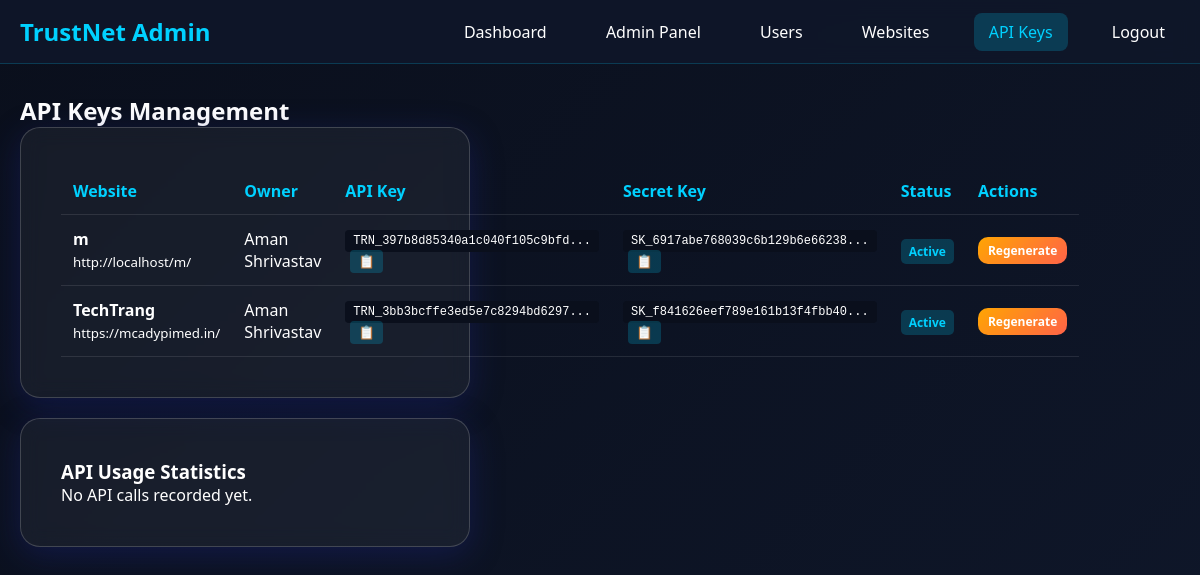
The app's page /admin/api-keys.php (signed in) with its own data.
### tables this page shows
CREATE TABLE `websites` (
  `id` int(11) NOT NULL,
  `user_id` int(11) NOT NULL,
  `website_name` varchar(255) NOT NULL,
  `website_url` varchar(255) NOT NULL,
  `api_key` varchar(100) NOT NULL,
  `secret_key` varchar(100) NOT NULL,
  `status` enum('active','inactive') DEFAULT 'active',
  `created_at` timestamp NOT NULL DEFAULT current_timestamp(),
  `total_visits` int(11) DEFAULT 0,
  `total_pageviews` int(11) DEFAULT 0,
  `last_activity` datetime DEFAULT NULL
);

CREATE TABLE `users` (
  `id` int(11) NOT NULL,
  `name` varchar(100) NOT NULL,
  `email` varchar(255) NOT NULL,
  `password` varchar(255) NOT NULL,
  `role` enum('admin','user') DEFAULT 'user',
  `email_verified` tinyint(1) DEFAULT 0,
  `otp_code` varchar(6) DEFAULT NULL,
  `otp_expires` datetime DEFAULT NULL,
  `created_at` timestamp NOT NULL DEFAULT current_timestamp()
);

### admin/api-keys.php (the view, shortened to what this page needs)
<?php
require_once '../includes/functions.php';
$stmt = $pdo->query("SELECT w.id, w.website_name, w.website_url, w.api_key, w.secret_key, w.status, u.name as owner_name
                     FROM websites w
                     LEFT JOIN users u ON w.user_id = u.id
                     ORDER BY w.created_at DESC");
$websites = $stmt->fetchAll();
?>
<!DOCTYPE html>
<html lang="en">
<head>
    <link rel="stylesheet" href="../assets/css/style.css">
</head>
<body>
    <nav class="navbar">
        <div class="nav-container">
            <div class="nav-brand">TrustNet Admin</div>
            <div class="nav-menu">
                <a href="../dashboard.php">Dashboard</a>
                <a href="../admin-panel.php">Admin Panel</a>
                <a href="manage-users.php">Users</a>
                <a href="manage-websites.php">Websites</a>
                <a href="api-keys.php" class="active">API Keys</a>
                <a href="../logout.php">Logout</a>
            </div>
        </div>
    </nav>
    <div class="main-container">
        <h2>API Keys Management</h2>
        <div class="glass-card">
            <table class="admin-table">
                <thead>
                    <tr>
                        <th>Website</th>
                        <th>Owner</th>
                        <th>API Key</th>
                        <th>Secret Key</th>
                        <th>Status</th>
                        <th>Actions</th>
                    </tr>
                </thead>
                <tbody>
                    <?php foreach ($websites as $website): ?>
                        <tr>
                            <td>
                                <strong><?php echo htmlspecialchars($website['website_name']); ?></strong><br>
                                <small><?php echo htmlspecialchars($website['website_url']); ?></small>
                            </td>
                            <td><?php echo htmlspecialchars($website['owner_name']); ?></td>
                            <td>
                                <code class="api-key"><?php echo substr($website['api_key'], 0, 30); ?>...</code>
                                <button class="copy-btn" onclick="copyToClipboard('<?php echo $website['api_key']; ?>')">📋</button>
                            </td>
                            <td>
                                <code class="api-key"><?php echo substr($website['secret_key'], 0, 30); ?>...</code>
                                <button class="copy-btn" onclick="copyToClipboard('<?php echo $website['secret_key']; ?>')">📋</button>
                            </td>
                            <td>
                                <span class="badge badge-<?php echo $website['status']; ?>">
                                    <?php echo ucfirst($website['status']); ?>
                                </span>
                            </td>
                            <td>
                                <a href="?reset_key=1&id=<?php echo $website['id']; ?>"
                                   class="btn btn-warning btn-sm"
                                   onclick="return confirm('Reset API keys? Current integrations will stop working.')">
                                    Regenerate
                                </a>
                            </td>
                        </tr>
                    <?php endforeach; ?>
                </tbody>
            </table>
        </div>
        <div class="glass-card" style="margin-top: 20px;">
            <h3>API Usage Statistics</h3>
            <?php
            $stmt = $pdo->query("SELECT DATE(request_time) as date, COUNT(*) as count
                                 FROM api_requests
                                 WHERE request_time > DATE_SUB(NOW(), INTERVAL 7 DAY)
                                 GROUP BY DATE(request_time)
                                 ORDER BY date DESC");
            $api_stats = $stmt->fetchAll();
            ?>
            <?php if (!empty($api_stats)): ?>
                <table class="admin-table">
                    <thead>
                        <tr>
                            <th>Date</th>
                            <th>Total API Calls</th>
                        </tr>
                    </thead>
                    <tbody>
                        <?php foreach ($api_stats as $stat): ?>
                            <tr>
                                <td><?php echo $stat['date']; ?></td>
                                <td><?php echo $stat['count']; ?></td>
                            </tr>
                        <?php endforeach; ?>
                    </tbody>
                </table>
            <?php else: ?>
                <p>No API calls recorded yet.</p>
            <?php endif; ?>
        </div>
    </div>
</body>
</html>

### assets/css/style.css (style rules this page uses)
:root { --primary: #00D1FF; --secondary: #7B61FF; --danger: #ff4757; --warning: #ffa502; --success: #2ed573; --dark-bg: #0A0F1C; --darker-bg: #0F172A; }
* { margin: 0; padding: 0; box-sizing: border-box; }
body { font-family: 'Segoe UI', Tahoma, Geneva, Verdana, sans-serif; background: linear-gradient(135deg, #0A0F1C 0%, #0F172A 100%); color: #ffffff; min-height: 100vh; }
.glass-card { background: rgba(255, 255, 255, 0.05); backdrop-filter: blur(10px); border-radius: 20px; padding: 40px; box-shadow: 0 8px 32px 0 rgba(31, 38, 135, 0.37); border: 1px solid rgba(255, 255, 255, 0.18); width: 100%; max-width: 450px; }
.btn { padding: 12px 30px; border: none; border-radius: 10px; font-size: 16px; font-weight: 600; cursor: pointer; transition: all 0.3s ease; text-decoration: none; display: inline-block; text-align: center; }
.navbar { background: rgba(15, 23, 42, 0.95); backdrop-filter: blur(10px); padding: 15px 0; position: sticky; top: 0; z-index: 1000; border-bottom: 1px solid rgba(0, 209, 255, 0.2); }
.nav-container { max-width: 1200px; margin: 0 auto; padding: 0 20px; display: flex; justify-content: space-between; align-items: center; }
.nav-brand { font-size: 24px; font-weight: bold; color: #00D1FF; }
.nav-menu a { color: #ffffff; text-decoration: none; margin-left: 25px; padding: 8px 15px; border-radius: 8px; transition: all 0.3s ease; }
.nav-menu a:hover, .nav-menu a.active { background: rgba(0, 209, 255, 0.2); color: #00D1FF; }
.main-container { max-width: 1200px; margin: 30px auto; padding: 0 20px; }

### admin/api-keys.php (style rules this page uses)
.admin-table { width: 100%; border-collapse: collapse; }
.admin-table th, .admin-table td { padding: 12px; text-align: left; border-bottom: 1px solid rgba(255, 255, 255, 0.1); }
.admin-table th { color: #00D1FF; font-weight: 600; }
.api-key { background: #0A0F1C; padding: 4px 8px; border-radius: 4px; font-family: monospace; font-size: 12px; }
.copy-btn { background: rgba(0, 209, 255, 0.2); border: none; color: #00D1FF; cursor: pointer; padding: 4px 8px; border-radius: 4px; margin-left: 5px; }
.badge { padding: 4px 8px; border-radius: 5px; font-size: 12px; font-weight: 600; }
.badge-active { background: rgba(0, 209, 255, 0.2); color: #00D1FF; }
.btn-sm { padding: 5px 10px; font-size: 12px; }
.btn-warning { background: linear-gradient(135deg, #ffa502, #ff6348); color: white; }

### records on screen
websites: website_name "m", website_url "http://localhost/m/", user.name "Aman Shrivastav", api_key "TRN_397b8d85340a1c040f105c9bfd", secret_key "SK_6917abe768039c6b129b6e66238", status "Active"
websites: website_name "TechTrang", website_url "https://mcadypimed.in/", user.name "Aman Shrivastav", api_key "TRN_3bb3bcffe3ed5e7c8294bd6297", secret_key "SK_f841626eef789e161b13f4fbb40", status "Active"
